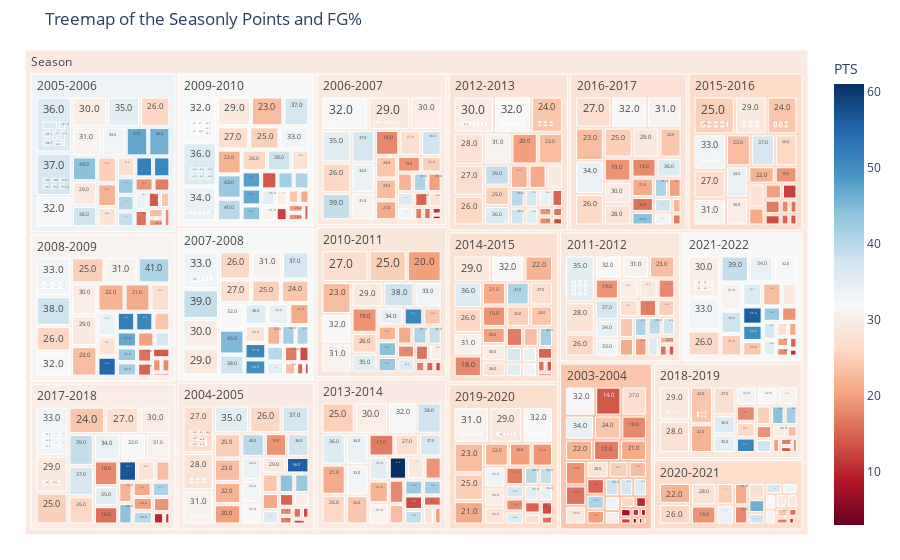

Notebook code for this chart:
### Code cell
fig = px.treemap(df_all, path=[px.Constant("Season"),"Season","PTS","FG%"], values="PTS",
                  color="PTS", hover_data=["Season"],
                  color_continuous_scale='RdBu',title="Treemap of the Seasonly Points and FG%")
fig.update_layout(margin = dict(t=50, l=25, r=25, b=25))
pio.write_html(fig, file='treemap_figure.html', auto_open=True)
fig.show()

### Figure 1 — Plotly figure (JSON) as saved in the notebook; plotly's stock layout.template omitted (floating-point values rounded to 4 significant figures; data arrays with more than 128 entries replaced by an {"elided": "..."} marker saying what was removed)
{"data": [{"branchvalues": "total", "customdata": {"elided": "1849x2 mixed values"}, "domain": {"x": [0, 1], "y": [0, 1]}, "hovertemplate": "labels=%{label}<br>PTS_sum=%{value}<br>parent=%{parent}<br>id=%{id}<br>Season=%{customdata[0]}<br>PTS=%{color}<extra></extra>", "ids": {"elided": "1849 str values"}, "labels": {"elided": "1849 str values"}, "marker": {"coloraxis": "coloraxis", "colors": {"elided": "1849 float values"}}, "name": "", "parents": {"elided": "1849 str values"}, "type": "treemap", "values": {"elided": "1849 int values"}}], "layout": {"autosize": true, "coloraxis": {"colorbar": {"title": {"text": "PTS"}}, "colorscale": [[0, "rgb(103,0,31)"], [0.1, "rgb(178,24,43)"], [0.2, "rgb(214,96,77)"], [0.3, "rgb(244,165,130)"], [0.4, "rgb(253,219,199)"], [0.5, "rgb(247,247,247)"], [0.6, "rgb(209,229,240)"], [0.7, "rgb(146,197,222)"], [0.8, "rgb(67,147,195)"], [0.9, "rgb(33,102,172)"], [1, "rgb(5,48,97)"]]}, "legend": {"tracegroupgap": 0}, "margin": {"b": 25, "l": 25, "r": 25, "t": 50}, "title": {"text": "Treemap of the Seasonly Points and FG%"}}}
